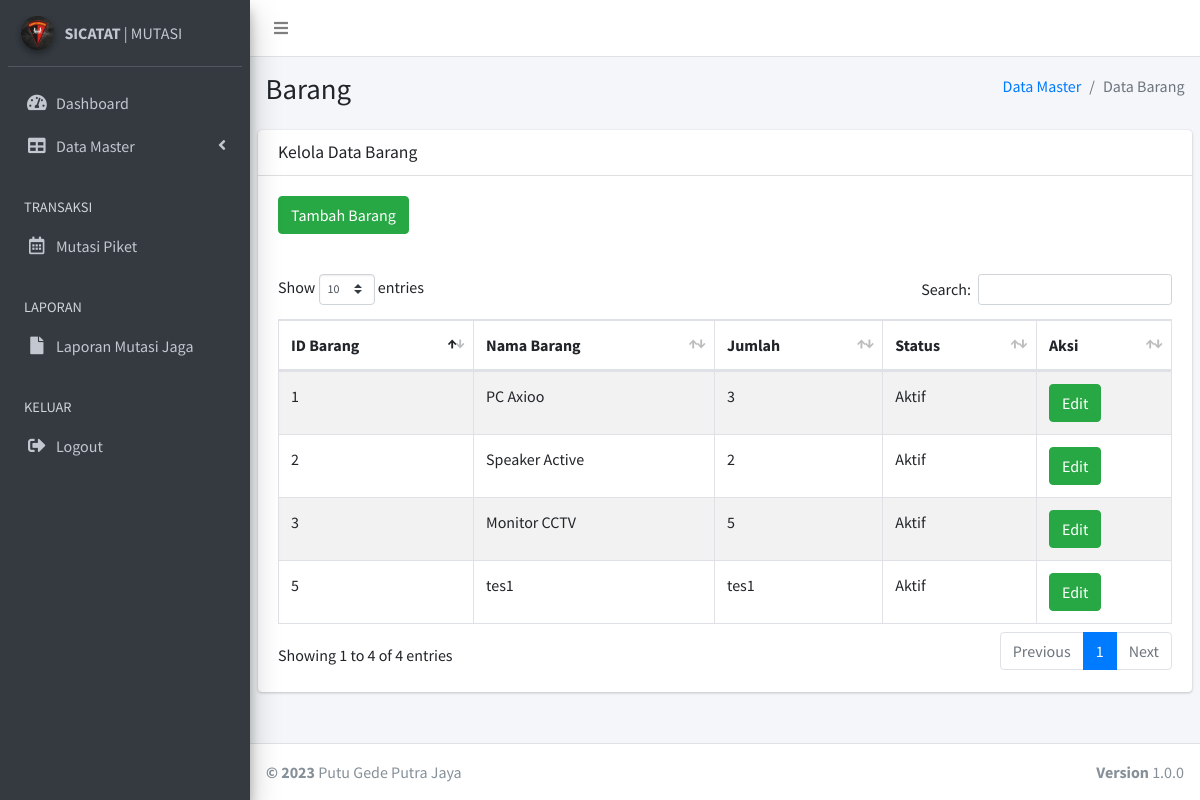
Before: /barang.php (signed in) with the older database file.
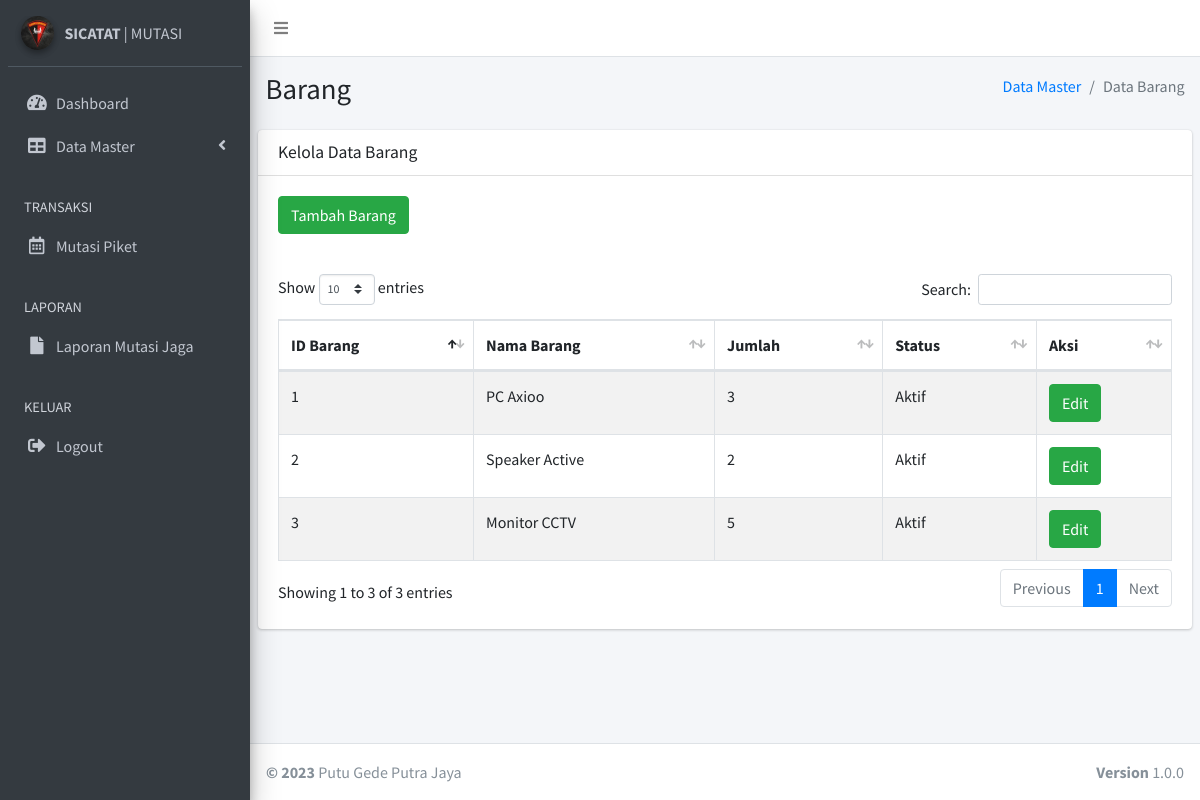
After: the same page with the newer database file.
### tables this page shows
CREATE TABLE `tb_barang` (
  `id_barang` int NOT NULL AUTO_INCREMENT,
  `nama_barang` varchar(1024) DEFAULT NULL,
  `jml_barang` varchar(1024) DEFAULT NULL,
  `status_brg` smallint DEFAULT NULL,
  PRIMARY KEY (`id_barang`)
);

### barang.php (the view, shortened to what the changed rows need)
<?php
    include "koneksi.php";
?>
<!DOCTYPE html>
<html>
<head>
  <link rel="stylesheet" href="plugins/fontawesome-free/css/all.min.css">
  <link rel="stylesheet" href="https://code.ionicframework.com/ionicons/2.0.1/css/ionicons.min.css">
  <link rel="stylesheet" href="plugins/datatables-bs4/css/dataTables.bootstrap4.css">
  <link rel="stylesheet" href="dist/css/adminlte.min.css">
</head>
<body class="hold-transition sidebar-mini">
<div class="wrapper">
  <div class="content-wrapper">
    <section class="content-header">
      <div class="container-fluid">
        <div class="row mb-2">
          <div class="col-sm-6">
            <h1>Barang</h1>
          </div>
        </div>
      </div>
    </section>
    <section class="content">
      <div class="row">
        <div class="col-12">
          <div class="card">
            <div class="card-header">
              <h3 class="card-title">Kelola Data Barang</h3>
            </div>
            <div class="card-body">
              <div class="button-table">
              </div>
            </div>
            <div class="card-body">
              <table id="example1" class="table table-bordered table-striped">
                <thead>
                <tr>
                  <th>ID Barang</th>
                  <th>Nama Barang</th>
                  <th>Jumlah</th>
                  <th>Status</th>
                  <th>Aksi</th>
                </tr>
                </thead>
                <tbody>
          <?php
          $query = mysqli_query($conn,"SELECT * FROM tb_barang");
          while ($data = mysqli_fetch_assoc($query))
          {
          ?>
            <tr>
              <td><?php echo $data['id_barang']; ?></td>
              <td><?php echo $data['nama_barang']; ?></td>
              <td><?php echo $data['jml_barang']; ?></td>
                <?php
                  if ($data['status_brg']==1){
                    echo "<td>Aktif</td>";
                  }else{
                    echo "<td>Tidak Aktif</td>";
                  }
                ?>
              <td>
                <a href="#" type="button" class="btn btn-success btn-md" data-toggle="modal" data-target="#myModal<?php echo $data['id_barang']; ?>">Edit</a>
              </td>
            </tr>
          <?php
          }
          ?>
        </tbody>
              </table>
            </div>
          </div>
        </div>
      </div>
    </section>
  </div>
</div>
</body>
</html>

Changed rows visible on the page:
removed tb_barang: id_barang "5", nama_barang "tes1", jml_barang "tes1", status_brg "Aktif"
Other visible differences:
text written by a page script: "Show entries Search: Showing 1 to 4 of 4 entries Previous 1 Next" → "Show entries Search: Showing 1 to 3 of 3 entries Previous 1 Next"
